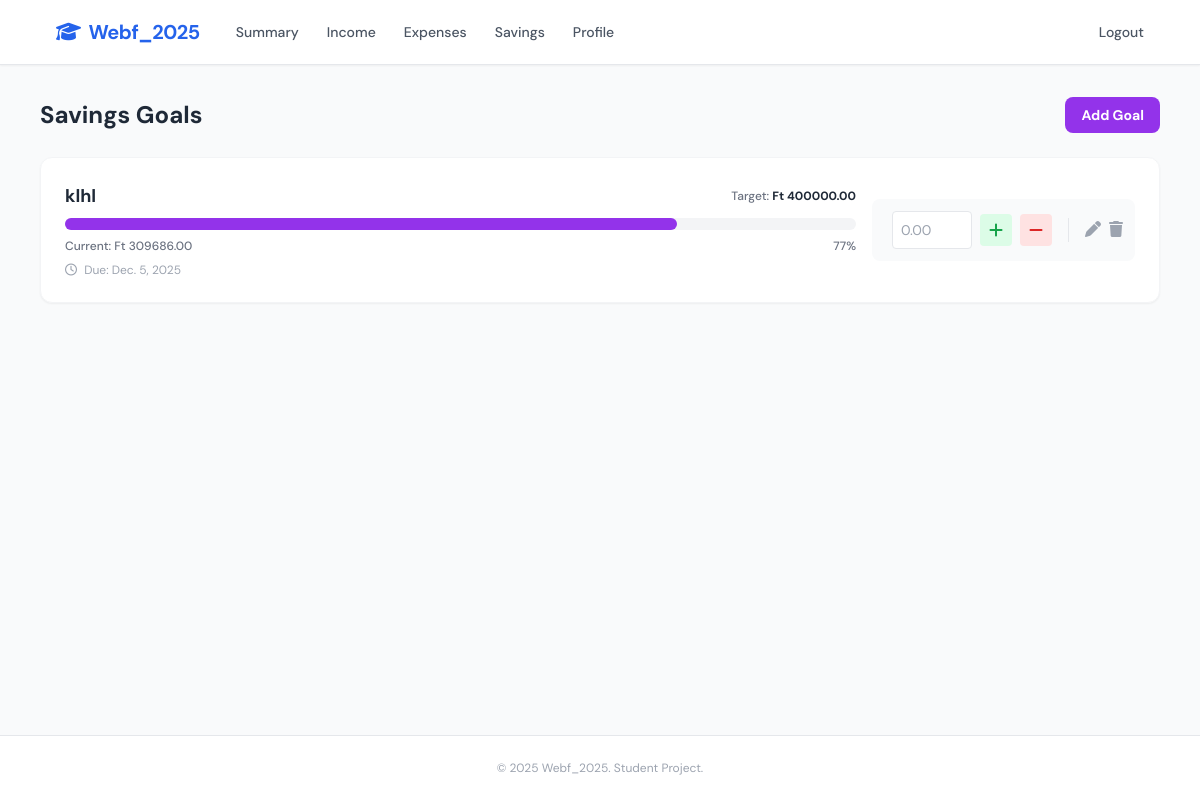
/savings/ (signed in), run on the app's committed database.
### budget/models.py (models this page shows, shortened)
class SavingGoal(models.Model):
    user = models.ForeignKey(User, on_delete=models.CASCADE, related_name='savings')
    name = models.CharField(max_length=100)
    target_amount = models.DecimalField(max_digits=10, decimal_places=2)
    current_amount = models.DecimalField(max_digits=10, decimal_places=2, default=0)
    deadline = models.DateField(null=True, blank=True)
    def progress_percentage(self):
        if self.target_amount > 0:
            percent = (self.current_amount / self.target_amount) * 100
            return min(percent, 100) # Cap at 100%
        return 0

class UserProfile(models.Model):
    CURRENCY_CHOICES = [
        ('Ft', 'HUF (Ft)'),
        ('$', 'USD ($)'),
        ('€', 'EUR (€)'),
    ]
    user = models.OneToOneField(User, on_delete=models.CASCADE)
    currency = models.CharField(max_length=5, choices=CURRENCY_CHOICES, default='Ft')

### budget/views.py (the view)
# urls.py: path('savings/', views.savings_view, name='savings'),
@login_required
def savings_view(request):
    goals = SavingGoal.objects.filter(user=request.user)
    return render(request, 'savings.html', {'goals': goals})

### templates/savings.html (shortened to what this page needs)
{% extends 'base.html' %}
{% block content %}
<div class="flex justify-between items-center mb-6">
    <h2 class="text-2xl font-bold text-gray-800">Savings Goals</h2>
    <a href="{% url 'add_goal' %}" class="bg-purple-600 text-white px-4 py-2 rounded-lg text-sm font-bold hover:bg-purple-700">Add Goal</a>
</div>
<div class="flex flex-col space-y-4 animate__animated animate__fadeInUp">
    {% for goal in goals %}
    <div class="bg-white p-6 rounded-xl shadow-sm border border-gray-100 flex flex-col md:flex-row items-center justify-between gap-4">
        <div class="flex-grow w-full md:w-auto">
            <div class="flex justify-between items-center mb-2">
                <h3 class="font-bold text-lg text-gray-800">{{ goal.name }}</h3>
                <div class="text-xs text-gray-500 font-medium">Target: <span class="font-bold text-gray-800">{{ user.userprofile.currency }} {{ goal.target_amount }}</span></div>
            </div>
            <div class="w-full bg-gray-100 rounded-full h-3 mb-2">
                <div class="bg-purple-600 h-3 rounded-full transition-all duration-500" style="width: {{ goal.progress_percentage }}%"></div>
            </div>
            <div class="flex justify-between text-xs text-gray-500 font-medium">
                <span>Current: {{ user.userprofile.currency }} {{ goal.current_amount }}</span>
                <span>{{ goal.progress_percentage|floatformat:0 }}%</span>
            </div>
             {% if goal.deadline %}
            <div class="mt-2 text-xs text-gray-400">
                <i class="fa-regular fa-clock mr-1"></i> Due: {{ goal.deadline }}
            </div>
            {% endif %}
        </div>
        <div class="w-full md:w-auto flex items-center gap-4 bg-gray-50 p-3 rounded-lg">
             <form action="{% url 'update_saving_amount' goal.id %}" method="post" class="flex items-center space-x-2">
                <input type="number" name="amount" step="0.01" min="0" placeholder="0.00" class="w-20 p-2 text-sm border rounded focus:outline-none focus:border-purple-500" required>
                <button type="submit" name="action" value="add" class="bg-green-100 text-green-600 w-8 h-8 flex items-center justify-center rounded hover:bg-green-200 transition" title="Add"><i class="fa-solid fa-plus"></i></button>
                <button type="submit" name="action" value="subtract" class="bg-red-100 text-red-600 w-8 h-8 flex items-center justify-center rounded hover:bg-red-200 transition" title="Withdraw"><i class="fa-solid fa-minus"></i></button>
            </form>
            <div class="flex space-x-2 border-l pl-4 border-gray-200">
                <a href="{% url 'edit_goal' goal.id %}" class="text-gray-400 hover:text-blue-600"><i class="fa-solid fa-pen"></i></a>
                <form action="{% url 'delete_goal' goal.id %}" method="post" onsubmit="return confirm('Delete goal?');" class="inline">
                    <button class="text-gray-400 hover:text-red-600"><i class="fa-solid fa-trash"></i></button>
                </form>
            </div>
        </div>
    </div>
    {% empty %}
    <div class="p-12 bg-white rounded-xl text-center text-gray-400">
        <div class="text-4xl mb-4 text-purple-200"><i class="fa-solid fa-piggy-bank"></i></div>
        No savings goals yet. Set a target!
    </div>
    {% endfor %}
</div>
{% endblock %}

### templates/base.html (style rules this page uses)
body { font-family: 'DM Sans', sans-serif; }

### data on the page
SavingGoal: name "klhl", target_amount "400000.00", current_amount "309686.00", progress_percentage "77", deadline "Dec. 5, 2025"

### other printed values
{{ user.userprofile.currency }} "Ft"
